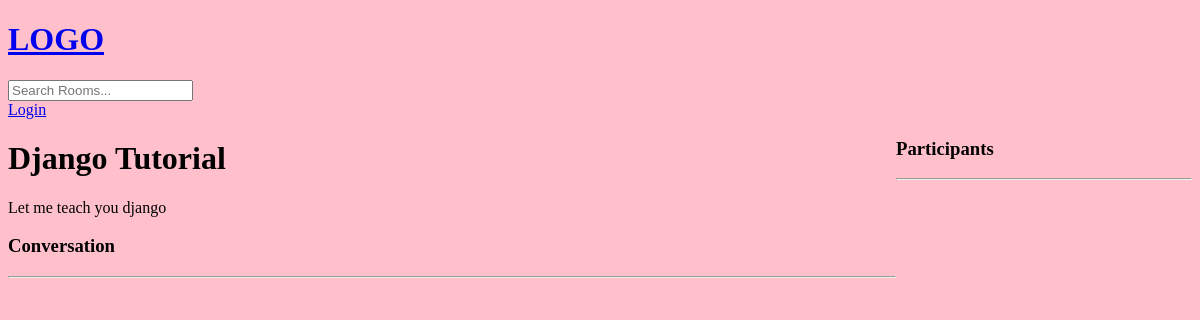
Before: /room/5/ with the older database file.
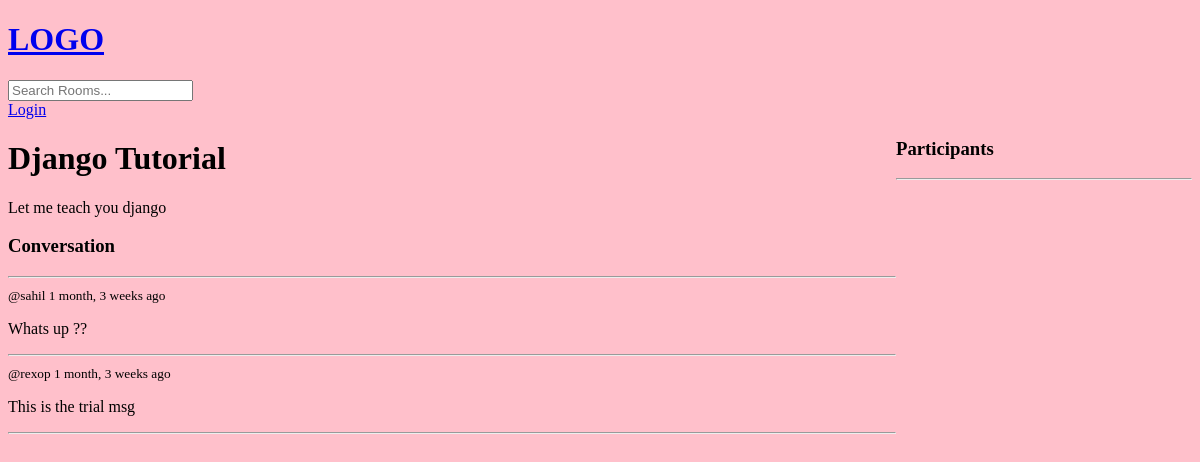
After: the same page with the newer database file.
### base/models.py (models this page shows, shortened)
class Room(models.Model):
    host = models.ForeignKey(User, on_delete=models.SET_NULL, null=True)
    topic = models.ForeignKey(Topic, on_delete= models.SET_NULL, null=True)
    name = models.CharField(max_length=200)
    description = models.TextField(null=True, blank=True)
    participants = models.ManyToManyField(User, related_name='participants', blank=True)
    updated = models.DateTimeField(auto_now=True)
    created = models.DateTimeField(auto_now_add=True)
    class Meta:
        ordering = ['-updated', '-created']

class Message(models.Model):
    user = models.ForeignKey(User, on_delete=models.CASCADE)
    room = models.ForeignKey(Room, on_delete=models.CASCADE)
    body = models.TextField()
    updated = models.DateTimeField(auto_now=True)
    created = models.DateTimeField(auto_now_add=True)
    class Meta:
        ordering = ['-updated', '-created']

### base/views.py (the view, shortened to what this page needs)
# urls.py: path('room/<str:pk>/', views.room, name = "room"),
def room(request, pk):
    room = Room.objects.get(id=pk)
    room_messages = room.message_set.all().order_by('-created')
    participants = room.participants.all()
    context = {'room' : room, 'room_messages' : room_messages, 'participants' : participants}
    return render(request, 'base/room.html', context)

### base/templates/base/room.html (shortened to what this page needs)
{% extends "main.html" %}
{% block content %}
<div class="room-container">
    <div>
    <h1>{{room.name}}</h1>
    <p>{{room.description}}</p>
    <div class="comment-wrapper">
        <h3>Conversation</h3>
        <hr>
        {% for message in room_messages %}
        <div>
            <small>@{{message.user}}  {{message.created|timesince}} ago </small>
            <p>{{message.body}}</p>
            <hr>
        </div>
        {% endfor %}
    </div>
</div>
<div>
    <h3>Participants</h3>
    <hr>
</div>
</div>
{% endblock content %}

### templates/main.html (shortened to what this page needs)
<!DOCTYPE html>
{% load static %}
<html lang="en">
<head>
    <link rel="stylesheet" type='text/css' media='screen' href="{% static 'styles/main.css' %}">
</head>
<body>
    {% include 'navbar.html' %}
    {% block content %}
    {% endblock %}
</body>
</html>

### templates/navbar.html (shortened to what this page needs)
<a href='/'>
    <h1>LOGO</h1>
</a>
<form method="GET" action={% url 'home' %}>
    <input type="text" name="q" placeholder="Search Rooms..."/>
{% if request.user.is_authenticated %}
<p> Hello {{request.user}} </p>
<a href="{%url 'logout' %}">Logout</a>
{% else %}
<a href="{% url 'login' %}"> Login </a>
{% endif %}

### static/styles/main.css (style rules this page uses)
body { background-color: pink; }

### base/templates/base/room.html (style rules this page uses)
.room-container { display : grid; grid-template-columns : 3fr 1fr; }

Changed rows visible on the page:
added Message: user "sahil", created "1 month, 3 weeks", body "Whats up ??"
added Message: user "rexop", created "1 month, 3 weeks", body "This is the trial msg"
